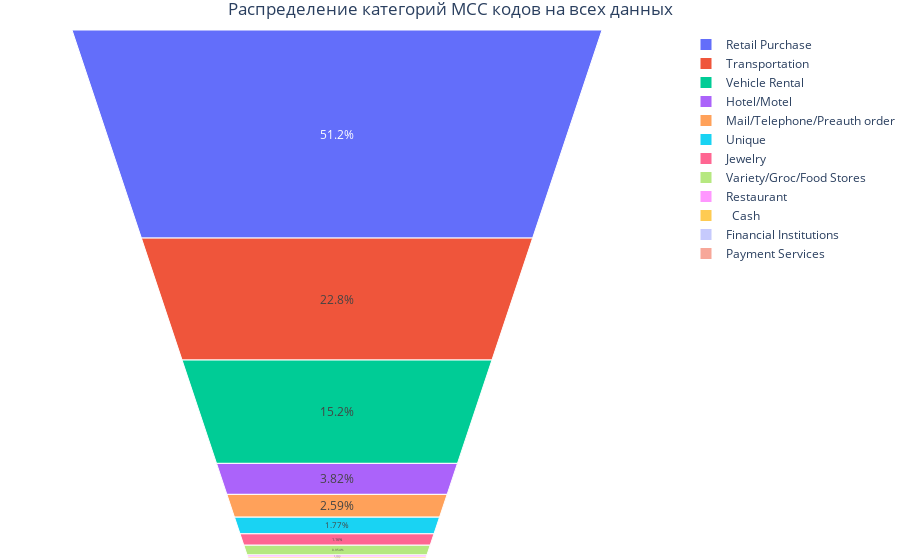

Notebook code for this chart:
### Markdown cell above
#### Cделаю отступления по поводу воспроизведения графиков  
Так как Github не поддерживет интерактивный режим графиков plotly, то я просто в редакторе кода сохранил исходные данные в виде фото фотрмата (.png). Если всеже хочется подредактировать графики или изменить, это можно сделать скачав репрозиторий и запустив его в своем редакторе кода

### Code cell
fig = px.funnel_area( names=mcc_cod['Count'].unique(), values=mcc_cod['Count'].value_counts())
#  для динамичного редктирования графиков
fig.update_layout(
                  title={   'text' :'Распределение категорий MCC кодов на всех данных',
                            'x':0.5,
                            'xanchor': 'center'},
                  xaxis_title="x Axis Title",
                  yaxis_title="y Axis Title",
                  margin=dict(l=0.5, r=0.5, t=30, b=0))
fig.show(renderer='vscode')

### Figure 1 — Plotly figure (JSON) as saved in the notebook; plotly's stock layout.template omitted (floating-point values rounded to 4 significant figures)
{"data": [{"domain": {"x": [0, 1], "y": [0, 1]}, "hovertemplate": "label=%{label}<br>value=%{value}<extra></extra>", "labels": ["Retail Purchase", "Transportation", "Vehicle Rental", "Hotel/Motel", "Mail/Telephone/Preauth order", "Unique", "Jewelry", "Variety/Groc/Food Stores", "Restaurant", "  Cash", "Financial Institutions", "Payment Services"], "legendgroup": "", "name": "", "showlegend": true, "type": "funnelarea", "values": [751, 335, 223, 56, 38, 26, 17, 14, 3, 2, 1, 1]}], "layout": {"legend": {"tracegroupgap": 0}, "margin": {"b": 0, "l": 0.5, "r": 0.5, "t": 30}, "title": {"text": "Распределение категорий MCC кодов на всех данных", "x": 0.5, "xanchor": "center"}, "xaxis": {"title": {"text": "x Axis Title"}}, "yaxis": {"title": {"text": "y Axis Title"}}}}
